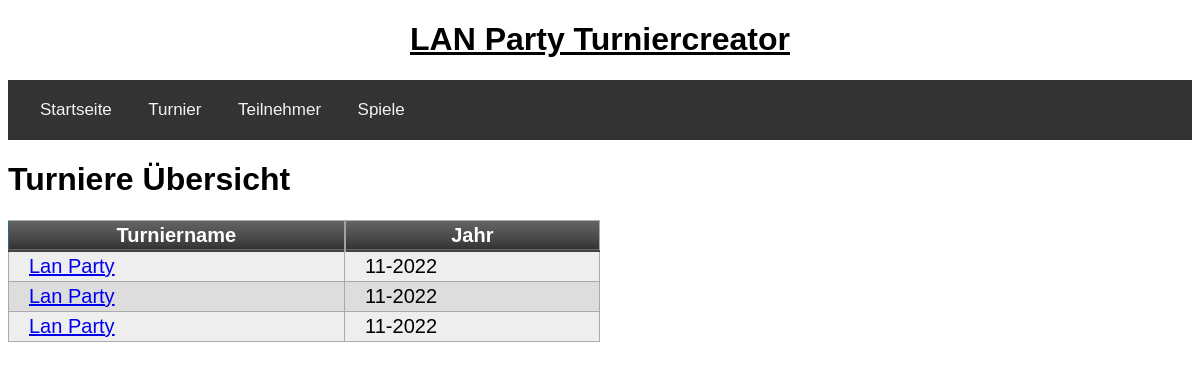
/turniere, run on an earlier commit of the app's database.
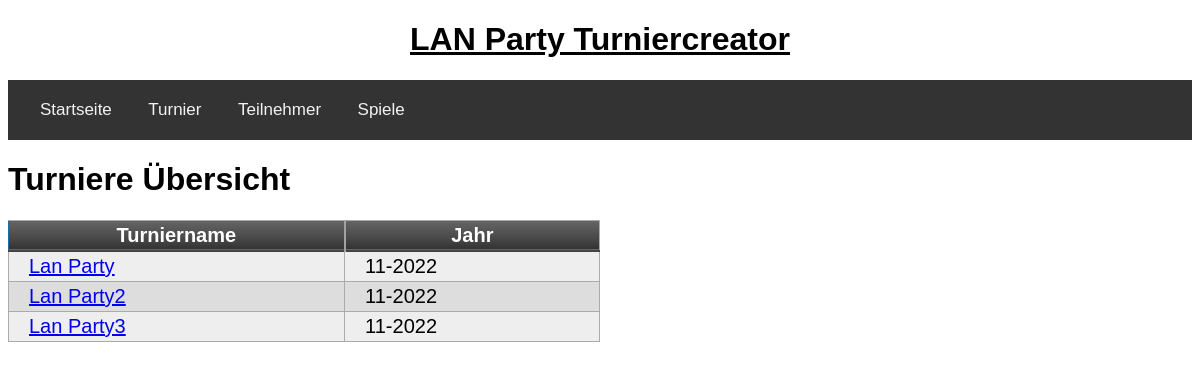
And on a later commit of the database.
### tables this page shows
CREATE TABLE turnier(turnierid integer primary key autoincrement, name text, jahr date default (strftime('%m-%Y')), sieger integer);

### app/routes.py (the view)
@app.route('/turniere')
def turniere():
	turniere = get_turniere()
	return render_template('turniere.html', title="Turniere", turniere=turniere)

### app/db.py (called while the page is built)
def get_turniere():
	query = 'select * from turnier;'
	return execute_select_query(query)

def execute_select_query(query):
	try:
		cursor.execute(query)
		return cursor.fetchall()
	except sqlite3.IntegrityError as e:
		return "Integrity Error: " + str(e)
	connection.close()

### app/templates/turniere.html
{% extends "base.html" %}
{% block app_content %}
    <h1>Turniere Übersicht</h1>
        <table class="myTable">
        <thead>
            <tr>
                <th>Turniername</th>
                <th>Jahr</th>
            </tr>
        </thead>
    {% for turnier in turniere %}
        <tr>
            <td><a href="{{ url_for("turnier", turnierid=turnier[0]) }}">{{ turnier[1] }}</a></td>
            <td>{{ turnier[2] }}</td>
        </tr>
    {% endfor %}
    </table>
{% endblock %}

### app/templates/base.html (shortened to what this page needs)
<!DOCTYPE html>
<html>
<head>
    <link rel="stylesheet" type="text/css" href="{{ url_for('static', filename='index.css') }}">
    <link rel="stylesheet" type="text/css" href="{{ url_for('static', filename='tables.css') }}">
    <link rel="stylesheet" type="text/css" href="{{ url_for('static', filename='navi.css') }}">
    <link rel="stylesheet" type="text/css" href="{{ url_for('static', filename='forms.css') }}">
</head>
<body>
<div id="header">
    <h1>LAN Party Turniercreator</h1>
</div>
<div id="navbar" class="navbar">
    <a href="{{ url_for("index") }}">Startseite</a>
    <label for="turnier">Turnier</label>
    <label for="teilnehmer">Teilnehmer</label>
    <label for="spiele">Spiele</label>
</div>
 <div>
    {% block app_content %}{% endblock %}
 </div>
</body>
</html>

### app/static/index.css (style rules this page uses)
* { font-family: sans-serif; }

### app/static/tables.css (style rules this page uses)
table.myTable { border: 1px solid #1C6EA4; background-color: #EEEEEE; min-width: 50%; width: auto; text-align: left; border-collapse: collapse; }
table.myTable td, table.myTable th { border: 1px solid #AAAAAA; padding: 3px 2px; }
table.myTable tbody td { font-size: 20px; padding-left: 20px; }
table.myTable tr:nth-child(even) { background: #DDDDDD; }
table.myTable thead { background: #333333; background: -moz-linear-gradient(top, #666666 0%, #474747 66%, #333333 100%); background: -webkit-linear-gradient(top, #666666 0%, #474747 66%, #333333 100%); background: linear-gradient(to bottom, #666666 0%, #474747 66%, #333333 100%); border-bottom: 2px solid #444444; }
table.myTable thead th { font-size: 20px; font-weight: bold; color: #FFFFFF; text-align: center; border-left: 2px solid #A2A2A2; }
table.myTable thead th:first-child { border-left: none; }

### app/static/navi.css (style rules this page uses)
.navbar { background-color: #333; overflow: hidden; font-family: 'Oswald', sans-serif; padding: 20px 16px; }
.navbar label, .navbar a { color: #f2f2f2; text-align: center; padding: 20px 16px; text-decoration: none; font-size: 17px; }
#header { text-align: center; text-decoration: underline; }

What changed in the data, as far as the page shows it:
changed turnier: name "Lan Party" → "Lan Party2"
changed turnier: name "Lan Party" → "Lan Party3"
